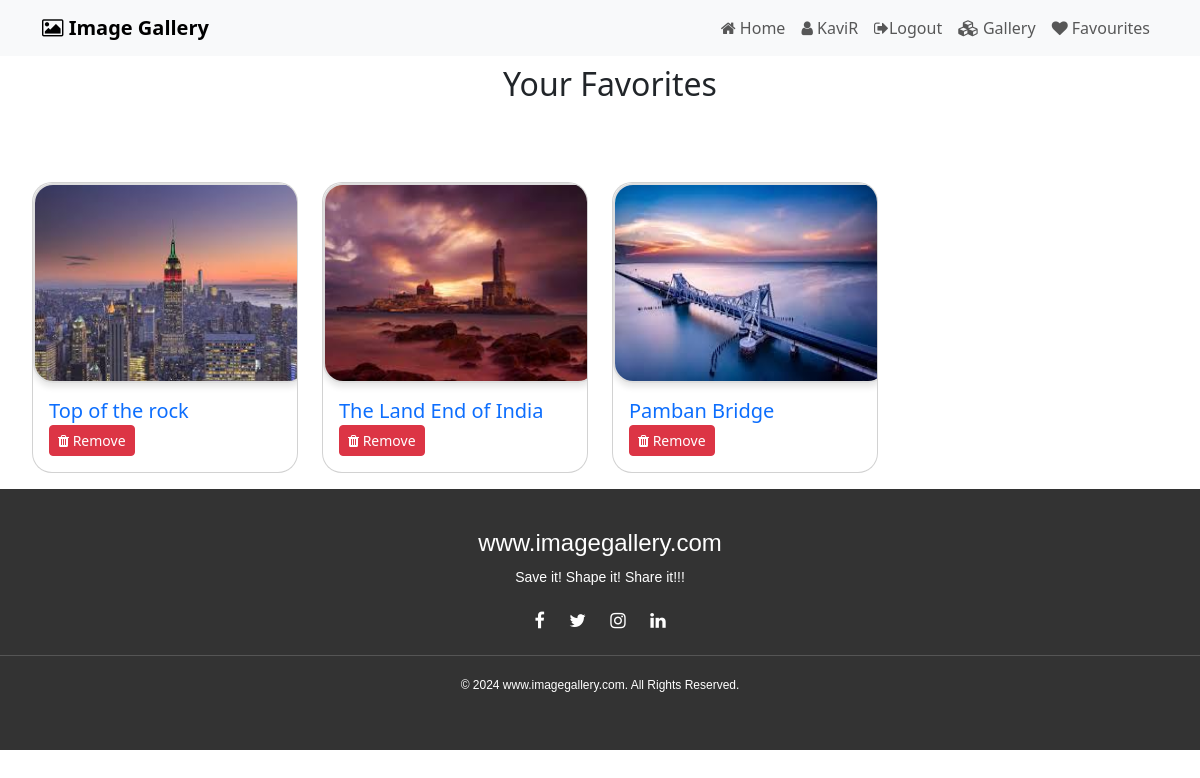
The app's page /favorite_list/ (signed in) with its own data.
### myapp/models.py (models this page shows)
class Favorite(models.Model):
    user = models.ForeignKey(User,on_delete=models.CASCADE,related_name='favorites')
    image=models.ForeignKey(Image,on_delete=models.CASCADE,related_name='favorited_by')

class Image(models.Model):
    title = models.CharField(max_length=100,blank=False)
    description = models.CharField(max_length=255,blank=True)
    timestamp = models.DateTimeField(auto_now_add=True)
    image = models.ImageField(upload_to='images/',null=False,blank=False)
    album = models.ForeignKey(Album,on_delete=models.CASCADE,related_name='images',null=False,blank=False,default=1)

### myapp/views.py (the view)
# urls.py: path('favorite_list/',views.favorite_list,name='favorite_list'),
def favorite_list(request):
    if request.user.is_authenticated:
        favorites = Favorite.objects.filter(user=request.user)
        return render(request,'myapp/fav.html',{'favorites':favorites})
    else:
        return redirect('login_page')

### myapp/templates/myapp/fav.html (shortened to what this page needs)
{% extends 'myapp/layout/main.html' %}
{% block content %}
<h2 style="margin-top: 65px; text-align: center; margin-left: 20px;">Your Favorites</h2>
<div class="row" style="margin-left: 20px; margin-right: 20px;">
    {% if favorites %}
        {% for favorite in favorites %}
            <div class="col-md-4 col-lg-3" style="margin-top: 55px;">
                <div class="card my-3" style=" border-radius: 20px;">
                    <img src="{{ favorite.image.image.url }}" alt="{{ favorite.image.title }}" class="gallery-image" style="border-radius: 20px;width: 275px; height: 200px;">
                    <div class="card-body">
                        <h5 class="card-title text-primary">{{ favorite.image.title }}</h5>
                        <a href="{% url 'remove_fav' favorite.id %}"
                        onclick="return confirm('Are you sure you want to remove this image from favorites?')"
                        class="btn btn-danger btn-sm">
                        <i class="fa fa-trash"></i> Remove
                        </a>
                    </div>
                </div>
            </div>
        {% endfor %}
    {% else %}
        <h4 style="margin-top: 50px; text-align: center;">No images added to Favorites :(</h4>
    {% endif %}
</div>
{% endblock content%}

### myapp/templates/myapp/inc/navbar.html (shortened to what this page needs)
<nav class="navbar navbar-expand-lg  bg-light fixed-top" >
    <div class="container">
      <a class="navbar-brand" href="{% url 'home' %}"><i class="fa fa-image"></i><b> Image Gallery</b></a>
      <div class="collapse navbar-collapse" id="navbarNavAltMarkup">
        <div class="navbar-nav ms-auto">
         <a class="nav-link" aria-current="page" href="{% url 'home' %}"><i class="fa fa-home"></i> Home</a>
            <a class="nav-link" aria-current="page" href="{% url 'profile' %}"><i class="fa fa-user"></i> {{request.user}}</a>
            <a class="nav-link" aria-current="page" href="{% url 'logout_page' %}"><i class="fa fa-sign-out"></i>Logout</a>
            <a class="nav-link" href="{% url 'gallery' %}"><i class="fa fa-cubes"></i> Gallery</a>
            <a class="nav-link" href="{% url 'favorite_list' %}" ><i class="fa fa-heart"></i> Favourites</a>
        </div>
      </div>
    </div>
  </nav>

### static/css/styles.css (style rules this page uses)
body { font-family: Arial, sans-serif; line-height: 1.6; }
.card { border-radius: 15px; overflow: hidden; }
.row .btn { margin-top: -10px; }
.card { border-radius: 10px; overflow: hidden; }
.gallery-image { border: 2px solid #ddd; border-radius: 5px; box-shadow: 0 4px 6px rgba(0, 0, 0, 0.1); transition: transform 0.2s; }

### myapp/templates/myapp/fav.html (style rules this page uses)
.card { transition: transform .2s; }

### records on screen
Favorite: image.image (picture), image "Top of the rock"
Favorite: image.image (picture), image "The Land End of India"
Favorite: image.image (picture), image "Pamban Bridge"

### other values on screen
{{ request.user }} "KaviR"
